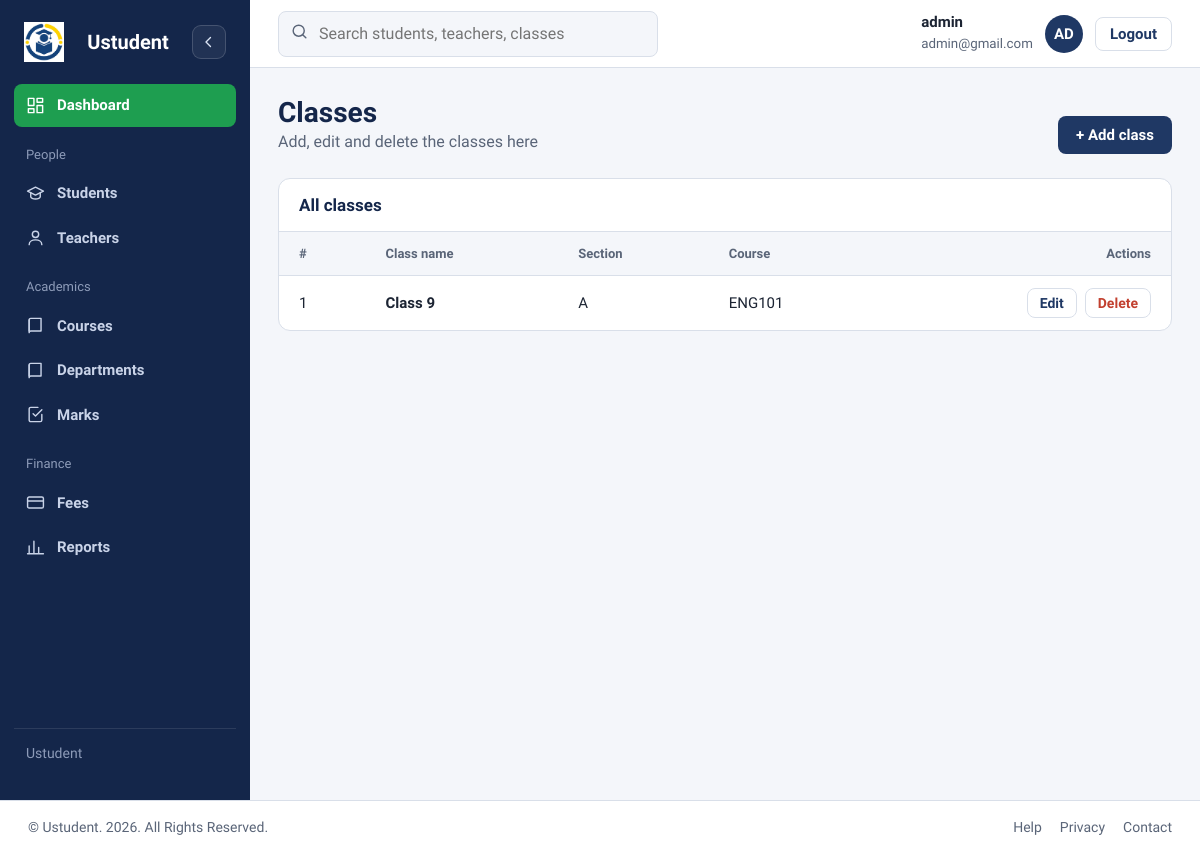
Screenshot of /admin/classes.php (signed in) with the database file from the repository.
### tables this page shows
CREATE TABLE `classes` (
  `id` int UNSIGNED NOT NULL,
  `class_name` varchar(50) NOT NULL,
  `section` varchar(10) NOT NULL,
  `course_id` int UNSIGNED NOT NULL,
  `created_at` timestamp NULL DEFAULT CURRENT_TIMESTAMP
);

CREATE TABLE `courses` (
  `id` int UNSIGNED NOT NULL,
  `course_name` varchar(100) NOT NULL,
  `description` text
);

### admin/classes.php (the view, shortened to what this page needs)
<?php
include '../database/dbconfig.php';
$result = $conn->query("SELECT classes.*, courses.course_name
                        FROM classes
                        INNER JOIN courses ON classes.course_id=courses.id
                        ORDER BY classes.id ASC");
?>
<!DOCTYPE html>
<html lang="en">
<head>
<?php include '../includes/admin_dashboard_css.php'; ?>
<link rel="stylesheet" href="../assets/css/courses.css">
</head>
<body>
<div class="app">
    <?php include '../includes/sidebar.php'; ?>
    <div class="main">
        <?php include '../includes/topbar.php'; ?>
        <main class="content">
            <div class="head">
                <div>
                    <h1>Classes</h1>
                    <p>Add, edit and delete the classes here</p>
                </div>
                <a href="classes.php?action=add" class="btn">+ Add class</a>
            </div>
            <section class="card">
                <h2>All classes</h2>
                <table>
                    <thead>
                        <tr>
                            <th>#</th>
                            <th>Class name</th>
                            <th>Section</th>
                            <th>Course</th>
                            <th class="num">Actions</th>
                        </tr>
                    </thead>
                    <tbody>
                    <?php if ($result && $result->num_rows > 0) { ?>
                        <?php while ($row = $result->fetch_assoc()) { ?>
                            <tr>
                                <td><?php echo $row['id']; ?></td>
                                <td><b><?php echo htmlspecialchars($row['class_name'], ENT_QUOTES, 'UTF-8'); ?></b></td>
                                <td><?php echo htmlspecialchars($row['section'], ENT_QUOTES, 'UTF-8'); ?></td>
                                <td><?php echo htmlspecialchars($row['course_name'], ENT_QUOTES, 'UTF-8'); ?></td>
                                <td>
                                    <div class="row-actions">
                                        <a class="small-btn" href="classes.php?action=edit&id=<?php echo $row['id']; ?>">Edit</a>
                                        <form method="post" onsubmit="return confirm('Delete this class?');">
                                            <button type="submit" name="delete_class" class="small-btn danger">Delete</button>
                                        </form>
                                    </div>
                                </td>
                            </tr>
                        <?php } ?>
                    <?php } else { ?>
                        <tr>
                            <td colspan="5" class="empty">No classes found.</td>
                        </tr>
                    <?php } ?>
                    </tbody>
                </table>
            </section>
        </main>
    </div>
</div>
<?php include '../includes/footer.php'; ?>
</body>
</html>

### assets/css/admin_dashboard.css (style rules this page uses)
.content { padding:28px;max-width:1200px;width:100% }
.head { display:flex;justify-content:space-between;align-items:flex-end;gap:16px;flex-wrap:wrap;margin-bottom:24px }
.head h1 { font-size:28px }
.head p { color:var(--muted);margin:0 }
.card { background:var(--white);border:1px solid var(--line);border-radius:12px;overflow:hidden }
.card > h2 { font-size:17px;padding:16px 20px;border-bottom:1px solid var(--line);display:flex;justify-content:space-between;align-items:center }
table { width:100%;border-collapse:collapse }
th,td { padding:12px 20px;text-align:left;border-bottom:1px solid var(--line);font-size:15px }
tr:last-child td { border-bottom:0 }
th { font-size:13px;color:var(--muted);font-weight:600;background:var(--paper) }
.num { text-align:right }
:root { --navy:#1f3864; --navy-deep:#14264a; --green:#1e9e50; --green-soft:#e4f4ea; --gold:#d8b32a; --gold-soft:#fbf3d3; --red:#c2402f; --red-soft:#fbe6e2; --blue-soft:#e6edf8; --ink:#1c2433; --muted:#5a6578; --line:#d9dfe9; --paper:#f4f6fa; --white:#fff; --head:"Bricolage Grotesque","Segoe UI",Arial,sans-serif; --body:"Source Sans 3","Segoe UI",Arial,sans-serif; }
* { box-sizing:border-box }
body { margin:0;font:400 16px/1.5 var(--body);color:var(--ink);background:var(--paper) }
h1,h2,h3 { font-family:var(--head);margin:0;line-height:1.2;color:var(--navy-deep) }
a { color:inherit;text-decoration:none }
.app { display:grid;grid-template-columns:250px minmax(0,1fr);min-height:100vh;transition:grid-template-columns .22s ease }
.main { min-width:0;display:flex;flex-direction:column;min-height:100vh }
.main > .content { flex:1 }
.btn { display:inline-block;background:var(--navy);color:var(--white);padding:10px 18px;border-radius:8px;border:0;cursor:pointer;font:600 15px var(--body) }

### assets/css/courses.css (style rules this page uses)
.row-actions { display:flex;gap:8px;justify-content:flex-end }
.row-actions form { margin:0 }
.small-btn { border:1.5px solid var(--line);background:var(--white);border-radius:8px;padding:6px 12px;font:600 14px var(--body);cursor:pointer;color:var(--navy) }
.small-btn.danger { color:var(--red) }

### rows the page displays
classes: id "1", class_name "Class 9", section "A", course.course_name "ENG101"

### other values shown
$_SESSION['name'] "admin"
$_SESSION['email'] "admin@gmail.com"
substr($_SESSION['name'], 0,2) "AD"
